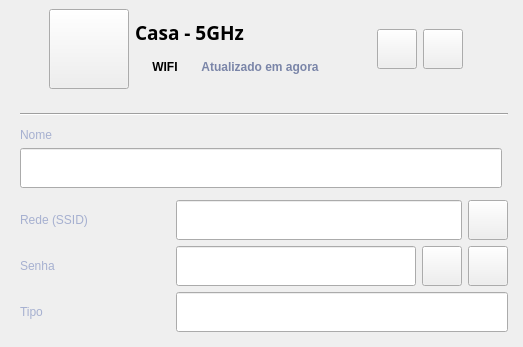
          <widget class="QWidget" name="Wifi">
           <layout class="QVBoxLayout" name="verticalLayout_20">
            <property name="spacing">
             <number>6</number>
            </property>
            <property name="leftMargin">
             <number>0</number>
            </property>
            <property name="topMargin">
             <number>0</number>
            </property>
            <property name="rightMargin">
             <number>0</number>
            </property>
            <property name="bottomMargin">
             <number>0</number>
            </property>
            <item>
             <widget class="QFrame" name="frame_header_wifi">
              <property name="maximumSize">
               <size>
                <width>16777215</width>
                <height>230</height>
               </size>
              </property>
              <property name="frameShape">
               <enum>QFrame::Shape::NoFrame</enum>
              </property>
              <property name="frameShadow">
               <enum>QFrame::Shadow::Raised</enum>
              </property>
              <layout class="QHBoxLayout" name="horizontalLayout_23">
               <property name="spacing">
                <number>0</number>
               </property>
               <property name="leftMargin">
                <number>0</number>
               </property>
               <property name="topMargin">
                <number>0</number>
               </property>
               <property name="rightMargin">
                <number>0</number>
               </property>
               <property name="bottomMargin">
                <number>0</number>
               </property>
               <item>
                <widget class="QFrame" name="frame_header_conteudo_wifi">
                 <property name="sizePolicy">
                  <sizepolicy hsizetype="Preferred" vsizetype="Expanding">
                   <horstretch>0</horstretch>
                   <verstretch>0</verstretch>
                  </sizepolicy>
                 </property>
                 <property name="frameShape">
                  <enum>QFrame::Shape::NoFrame</enum>
                 </property>
                 <property name="frameShadow">
                  <enum>QFrame::Shadow::Raised</enum>
                 </property>
                 <layout class="QGridLayout" name="gridLayout_6">
                  <item row="0" column="0">
                   <spacer name="horizontalSpacer_11">
                    <property name="orientation">
                     <enum>Qt::Orientation::Horizontal</enum>
                    </property>
                    <property name="sizeType">
                     <enum>QSizePolicy::Policy::Preferred</enum>
                    </property>
                    <property name="sizeHint" stdset="0">
                     <size>
                      <width>40</width>
                      <height>30</height>
                     </size>
                    </property>
                   </spacer>
                  </item>
                  <item row="0" column="1">
                   <layout class="QGridLayout" name="gridLayout_7">
                    <property name="leftMargin">
                     <number>0</number>
                    </property>
                    <property name="rightMargin">
                     <number>0</number>
                    </property>
                    <property name="spacing">
                     <number>6</number>
                    </property>
                    <item row="1" column="1" alignment="Qt::AlignmentFlag::AlignTop">
                     <widget class="QLabel" name="label_categoria_wifi">
                      <property name="sizePolicy">
                       <sizepolicy hsizetype="Fixed" vsizetype="Expanding">
                        <horstretch>0</horstretch>
                        <verstretch>0</verstretch>
                       </sizepolicy>
                      </property>
                      <property name="minimumSize">
                       <size>
                        <width>60</width>
                        <height>30</height>
                       </size>
                      </property>
                      <property name="maximumSize">
                       <size>
                        <width>20</width>
                        <height>20</height>
                       </size>
                      </property>
                      <property name="font">
                       <font>
                        <bold>true</bold>
                       </font>
                      </property>
                      <property name="text">
                       <string>WIFI</string>
                      </property>
                      <property name="alignment">
                       <set>Qt::AlignmentFlag::AlignCenter</set>
                      </property>
                     </widget>
                    </item>
                    <item row="0" column="0" rowspan="2">
                     <widget class="QPushButton" name="btn_icone_wifi">
                      <property name="sizePolicy">
                       <sizepolicy hsizetype="Fixed" vsizetype="Fixed">
                        <horstretch>0</horstretch>
                        <verstretch>0</verstretch>
                       </sizepolicy>
                      </property>
                      <property name="minimumSize">
                       <size>
                        <width>80</width>
                        <height>80</height>
                       </size>
                      </property>
                      <property name="maximumSize">
                       <size>
                        <width>80</width>
                        <height>80</height>
                       </size>
                      </property>
                      <property name="text">
                       <string/>
                      </property>
                      <property name="iconSize">
                       <size>
                        <width>30</width>
                        <height>150</height>
                       </size>
                      </property>
                     </widget>
                    </item>
                    <item row="1" column="2" alignment="Qt::AlignmentFlag::AlignLeft|Qt::AlignmentFlag::AlignTop">
                     <widget class="QLabel" name="label_wifi_update">
                      <property name="minimumSize">
                       <size>
                        <width>0</width>
                        <height>30</height>
                       </size>
                      </property>
                      <property name="font">
                       <font>
                        <bold>true</bold>
                       </font>
                      </property>
                      <property name="styleSheet">
                       <string notr="true">color: rgb(122, 133, 168);</string>
                      </property>
                      <property name="text">
                       <string>Atualizado em agora</string>
                      </property>
                      <property name="alignment">
                       <set>Qt::AlignmentFlag::AlignCenter</set>
                      </property>
                     </widget>
                    </item>
                    <item row="0" column="1" colspan="2" alignment="Qt::AlignmentFlag::AlignBottom">
                     <widget class="QLabel" name="label_nome_wifi">
                      <property name="sizePolicy">
                       <sizepolicy hsizetype="Preferred" vsizetype="Fixed">
                        <horstretch>0</horstretch>
                        <verstretch>0</verstretch>
                       </sizepolicy>
                      </property>
                      <property name="font">
                       <font>
                        <family>Segoe UI Variable Text</family>
                        <pointsize>14</pointsize>
                        <bold>true</bold>
                       </font>
                      </property>
                      <property name="styleSheet">
                       <string notr="true">font-family: &quot;Segoe UI Variable Text&quot;, &quot;Segoe UI&quot;, -apple-system, BlinkMacSystemFont, &quot;Inter&quot;, sans-serif;</string>
                      </property>
                      <property name="text">
                       <string>Casa - 5GHz</string>
                      </property>
                      <property name="alignment">
                       <set>Qt::AlignmentFlag::AlignLeading|Qt::AlignmentFlag::AlignLeft|Qt::AlignmentFlag::AlignVCenter</set>
                      </property>
                     </widget>
                    </item>
                   </layout>
                  </item>
                 </layout>
                </widget>
               </item>
               <item>
                <widget class="QFrame" name="frame_acoes_wifi">
                 <property name="sizePolicy">
                  <sizepolicy hsizetype="Fixed" vsizetype="Expanding">
                   <horstretch>0</horstretch>
                   <verstretch>0</verstretch>
                  </sizepolicy>
                 </property>
                 <property name="maximumSize">
                  <size>
                   <width>250</width>
                   <height>16777215</height>
                  </size>
                 </property>
                 <property name="frameShape">
                  <enum>QFrame::Shape::NoFrame</enum>
                 </property>
                 <property name="frameShadow">
                  <enum>QFrame::Shadow::Raised</enum>
                 </property>
                 <layout class="QHBoxLayout" name="horizontalLayout_24">
                  <property name="leftMargin">
                   <number>9</number>
                  </property>
                  <property name="rightMargin">
                   <number>60</number>
                  </property>
                  <item>
                   <spacer name="horizontalSpacer_12">
                    <property name="orientation">
                     <enum>Qt::Orientation::Horizontal</enum>
                    </property>
                    <property name="sizeHint" stdset="0">
                     <size>
                      <width>40</width>
                      <height>20</height>
                     </size>
                    </property>
                   </spacer>
                  </item>
                  <item alignment="Qt::AlignmentFlag::AlignRight">
                   <widget class="QPushButton" name="btn_favorito_wifi_item">
                    <property name="minimumSize">
                     <size>
                      <width>40</width>
                      <height>40</height>
                     </size>
                    </property>
                    <property name="maximumSize">
                     <size>
                      <width>40</width>
                      <height>40</height>
                     </size>
                    </property>
                    <property name="text">
                     <string/>
                    </property>
                   </widget>
                  </item>
                  <item alignment="Qt::AlignmentFlag::AlignRight">
                   <widget class="QPushButton" name="btn_remover_wifi_item">
                    <property name="minimumSize">
                     <size>
                      <width>40</width>
                      <height>40</height>
                     </size>
                    </property>
                    <property name="maximumSize">
                     <size>
                      <width>40</width>
                      <height>40</height>
                     </size>
                    </property>
                    <property name="text">
                     <string/>
                    </property>
                   </widget>
                  </item>
                 </layout>
                </widget>
               </item>
              </layout>
             </widget>
            </item>
            <item>
             <widget class="QFrame" name="frame_body_wifi">
              <property name="sizePolicy">
               <sizepolicy hsizetype="Preferred" vsizetype="Preferred">
                <horstretch>0</horstretch>
                <verstretch>0</verstretch>
               </sizepolicy>
              </property>
              <property name="frameShape">
               <enum>QFrame::Shape::NoFrame</enum>
              </property>
              <property name="frameShadow">
               <enum>QFrame::Shadow::Raised</enum>
              </property>
              <layout class="QVBoxLayout" name="verticalLayout_18">
               <property name="leftMargin">
                <number>20</number>
               </property>
               <property name="rightMargin">
                <number>15</number>
               </property>
               <item>
                <widget class="Line" name="divisor_wifi">
                 <property name="orientation">
                  <enum>Qt::Orientation::Horizontal</enum>
                 </property>
                </widget>
               </item>
               <item>
                <layout class="QVBoxLayout" name="verticalLayout_19">
                 <property name="topMargin">
                  <number>6</number>
                 </property>
                 <property name="rightMargin">
                  <number>6</number>
                 </property>
                 <property name="bottomMargin">
                  <number>6</number>
                 </property>
                 <item>
                  <widget class="QLabel" name="label_nome_campo_wifi">
                   <property name="sizePolicy">
                    <sizepolicy hsizetype="Fixed" vsizetype="Fixed">
                     <horstretch>0</horstretch>
                     <verstretch>0</verstretch>
                    </sizepolicy>
                   </property>
                   <property name="styleSheet">
                    <string notr="true">color: rgb(166, 176, 208);</string>
                   </property>
                   <property name="text">
                    <string>Nome</string>
                   </property>
                  </widget>
                 </item>
                 <item>
                  <widget class="QLineEdit" name="line_name_wifi">
                   <property name="minimumSize">
                    <size>
                     <width>350</width>
                     <height>40</height>
                    </size>
                   </property>
                  </widget>
                 </item>
                </layout>
               </item>
               <item>
                <layout class="QHBoxLayout" name="horizontalLayout_25">
                 <item>
                  <widget class="QLabel" name="label_ssid_wifi">
                   <property name="sizePolicy">
                    <sizepolicy hsizetype="Expanding" vsizetype="Preferred">
                     <horstretch>0</horstretch>
                     <verstretch>0</verstretch>
                    </sizepolicy>
                   </property>
                   <property name="maximumSize">
                    <size>
                     <width>150</width>
                     <height>16777215</height>
                    </size>
                   </property>
                   <property name="styleSheet">
                    <string notr="true">color: rgb(166, 176, 208);</string>
                   </property>
                   <property name="text">
                    <string>Rede (SSID)</string>
                   </property>
                  </widget>
                 </item>
                 <item>
                  <widget class="QLineEdit" name="line_rede_ssid_wifi">
                   <property name="maximumSize">
                    <size>
                     <width>16777215</width>
                     <height>40</height>
                    </size>
                   </property>
                  </widget>
                 </item>
                 <item>
                  <widget class="QPushButton" name="btn_copy_text_wifi">
                   <property name="minimumSize">
                    <size>
                     <width>40</width>
                     <height>40</height>
                    </size>
                   </property>
                   <property name="maximumSize">
                    <size>
                     <width>40</width>
                     <height>40</height>
                    </size>
                   </property>
                   <property name="text">
                    <string/>
                   </property>
                  </widget>
                 </item>
                </layout>
               </item>
               <item>
                <layout class="QHBoxLayout" name="horizontalLayout_26">
                 <item>
                  <widget class="QLabel" name="label_senha_wifi">
                   <property name="sizePolicy">
                    <sizepolicy hsizetype="Expanding" vsizetype="Preferred">
                     <horstretch>0</horstretch>
                     <verstretch>0</verstretch>
                    </sizepolicy>
                   </property>
                   <property name="maximumSize">
                    <size>
                     <width>150</width>
                     <height>16777215</height>
                    </size>
                   </property>
                   <property name="styleSheet">
                    <string notr="true">color: rgb(166, 176, 208);
font-family: &quot;Segoe UI Variable Text&quot;, &quot;Segoe UI&quot;, -apple-system, BlinkMacSystemFont, &quot;Inter&quot;, sans-serif;</string>
                   </property>
                   <property name="text">
                    <string>Senha</string>
                   </property>
                  </widget>
                 </item>
                 <item>
                  <widget class="QLineEdit" name="line_senha_wifi">
                   <property name="maximumSize">
                    <size>
                     <width>16777215</width>
                     <height>40</height>
                    </size>
                   </property>
                   <property name="echoMode">
                    <enum>QLineEdit::EchoMode::Password</enum>
                   </property>
                  </widget>
                 </item>
                 <item>
                  <widget class="QPushButton" name="btn_toggle_senha_wifi">
                   <property name="minimumSize">
                    <size>
                     <width>40</width>
                     <height>40</height>
                    </size>
                   </property>
                   <property name="maximumSize">
                    <size>
                     <width>40</width>
                     <height>40</height>
                    </size>
                   </property>
                   <property name="text">
                    <string/>
                   </property>
                  </widget>
                 </item>
                 <item>
                  <widget class="QPushButton" name="btn_copy_senha_wifi">
                   <property name="minimumSize">
                    <size>
                     <width>40</width>
                     <height>40</height>
                    </size>
                   </property>
                   <property name="maximumSize">
                    <size>
                     <width>40</width>
                     <height>40</height>
                    </size>
                   </property>
                   <property name="text">
                    <string/>
                   </property>
                  </widget>
                 </item>
                </layout>
               </item>
               <item>
                <layout class="QHBoxLayout" name="horizontalLayout_30">
                 <item>
                  <widget class="QLabel" name="label_tipo_wifi">
                   <property name="sizePolicy">
                    <sizepolicy hsizetype="Expanding" vsizetype="Preferred">
                     <horstretch>0</horstretch>
                     <verstretch>0</verstretch>
                    </sizepolicy>
                   </property>
                   <property name="maximumSize">
                    <size>
                     <width>150</width>
                     <height>16777215</height>
                    </size>
                   </property>
                   <property name="styleSheet">
                    <string notr="true">color: rgb(166, 176, 208);</string>
                   </property>
                   <property name="text">
                    <string>Tipo</string>
                   </property>
                  </widget>
                 </item>
                 <item>
                  <widget class="QLineEdit" name="line_type_wifi">
                   <property name="minimumSize">
                    <size>
                     <width>0</width>
                     <height>40</height>
                    </size>
                   </property>
                   <property name="maximumSize">
                    <size>
                     <width>16777215</width>
                     <height>40</height>
                    </size>
                   </property>
                  </widget>
                 </item>
                </layout>
               </item>
              </layout>
             </widget>
            </item>
            <item>
             <widget class="QFrame" name="frame_footer_wifi">
              <property name="maximumSize">
               <size>
                <width>16777215</width>
                <height>170</height>
               </size>
              </property>
              <property name="frameShape">
               <enum>QFrame::Shape::NoFrame</enum>
              </property>
              <property name="frameShadow">
               <enum>QFrame::Shadow::Raised</enum>
              </property>
             </widget>
            </item>
           </layout>
          </widget>
